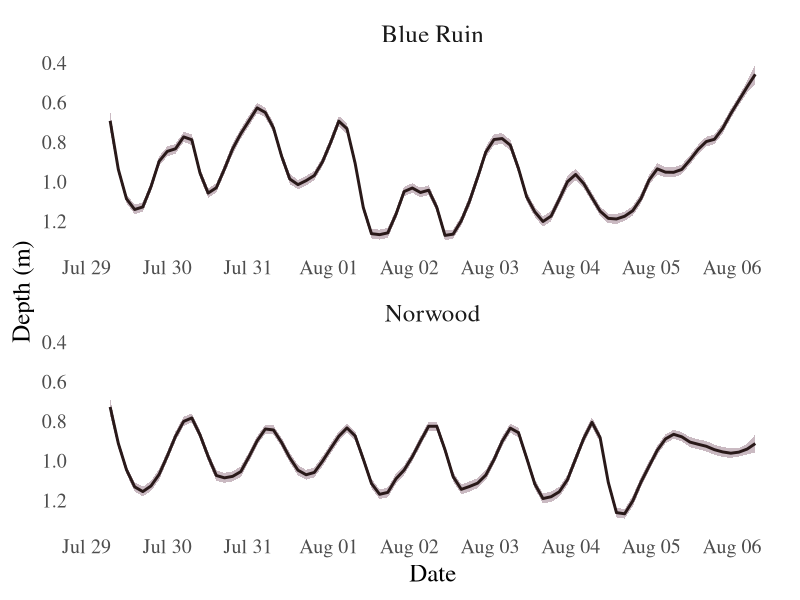
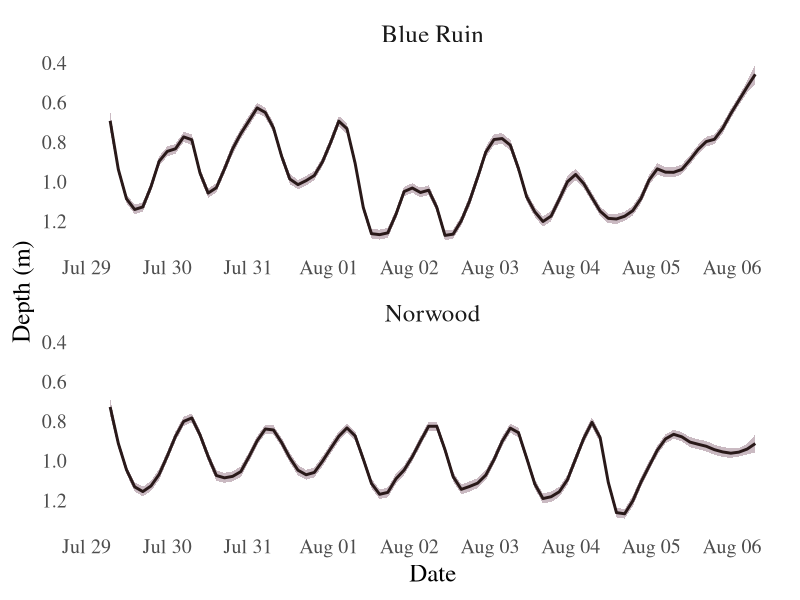
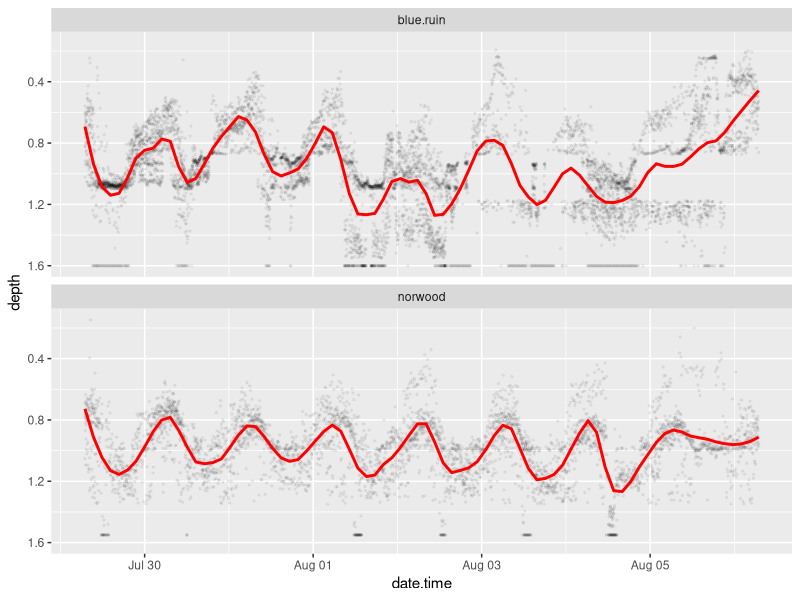
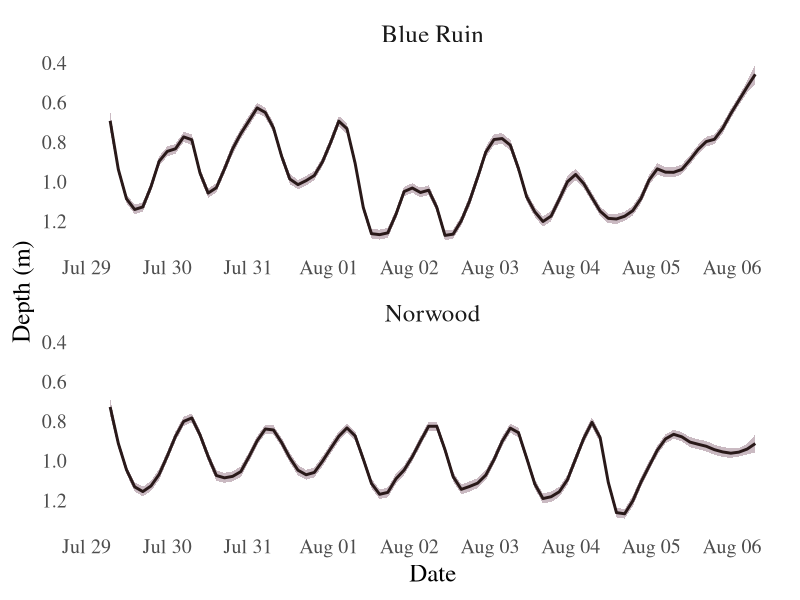

Generate these figures, in order, with R:
library(dplyr)
library(lubridate)
library(ggplot2)
library(readr)

# ---------------------------------------
# Load + filter 
# ---------------------------------------
fish <- read_csv("data/modif.data/ibutton/all.ibuttons.depth.do.interpolation.resolvable.only.csv") %>%
  rename(
    depth = fish_depth,
    temperature = ibutton.temp,
    ibutton.id = ibutton
  ) %>%
  mutate(
    date.time = ymd_hms(date.time),
    date = as.Date(date.time),
  ) 

fish <- fish %>%
  mutate(date.time = parse_date_time(date.time, orders = "ymd HMS")) %>%
  filter(
    date.time >= as.POSIXct("2021-07-29 00:00:00", tz = "America/Los_Angeles"),
    date.time <  as.POSIXct("2021-08-06 00:00:00", tz = "America/Los_Angeles")
  )

# ---------------------------------------
# Plot (LOESS multi-day) 
# ---------------------------------------
p_multiday <- ggplot(fish, aes(x = date.time, y = depth)) +
  geom_smooth(
    method = "loess",
    span = 0.1,
    fill = "#7C5467",
    colour = "#291919",
    linewidth = 1
  ) +
  scale_y_reverse() +
  facet_wrap(
    ~site,
    ncol = 1,
    scales = "free_x",
    labeller = labeller(
      site = c(
        "blue.ruin" = "Blue Ruin",
        "norwood"   = "Norwood"
      )
    )
  ) +
  scale_x_datetime(
    date_breaks = "1 day",
    date_labels = "%b %d"
  ) +
  labs(
    x = "Date",
    y = "Depth (m)"
  ) +
  theme_minimal(base_size = 18) +
  theme(
    panel.grid = element_blank(),
    axis.line = element_blank(),
    text = element_text(family = "serif"),
    strip.background = element_blank(),
    strip.text = element_text(
      size = 18,      # same as axis-title size from base_size = 18
      face = "plain"
    )
  )

print(p_multiday)

p_multiday <- ggplot(fish, aes(x = date.time, y = depth)) +
  geom_smooth(
    method = "loess",
    span = 0.1,
    fill = "#7C5467",
    colour = "#291919",
    linewidth = 1
  ) +
  scale_y_reverse() +
  facet_wrap(
    ~site,
    ncol = 1,
    scales = "free_x",
    labeller = labeller(
      site = c(
        "blue.ruin" = "Blue Ruin",
        "norwood"   = "Norwood"
      )
    )
  ) +
  scale_x_datetime(
    date_breaks = "1 day",
    date_labels = "%b %d"
  ) +
  labs(
    x = "Date",
    y = "Depth (m)"
  ) +
  theme_minimal(base_size = 18) +
  theme(
    panel.grid = element_blank(),
    axis.line = element_blank(),
    text = element_text(family = "serif"),
    strip.background = element_blank(),
    strip.text = element_text(
      size = 18,      # same as axis-title size from base_size = 18
      face = "plain"
    )
  )

print(p_multiday)

ggsave(
  filename = "final figures/supplemental figures/depth_multiday_loess.png",
  plot = p_multiday,
  width = 10,
  height = 6,
  units = "in",
  dpi = 300
)

ggplot(fish, aes(date.time, depth)) +
  geom_point(alpha = 0.05, size = 0.5) +
  geom_smooth(
    method = "loess",
    span = 0.1,
    se = FALSE,
    colour = "red"
  ) +
  scale_y_reverse() +
  facet_wrap(~site, ncol = 1)
